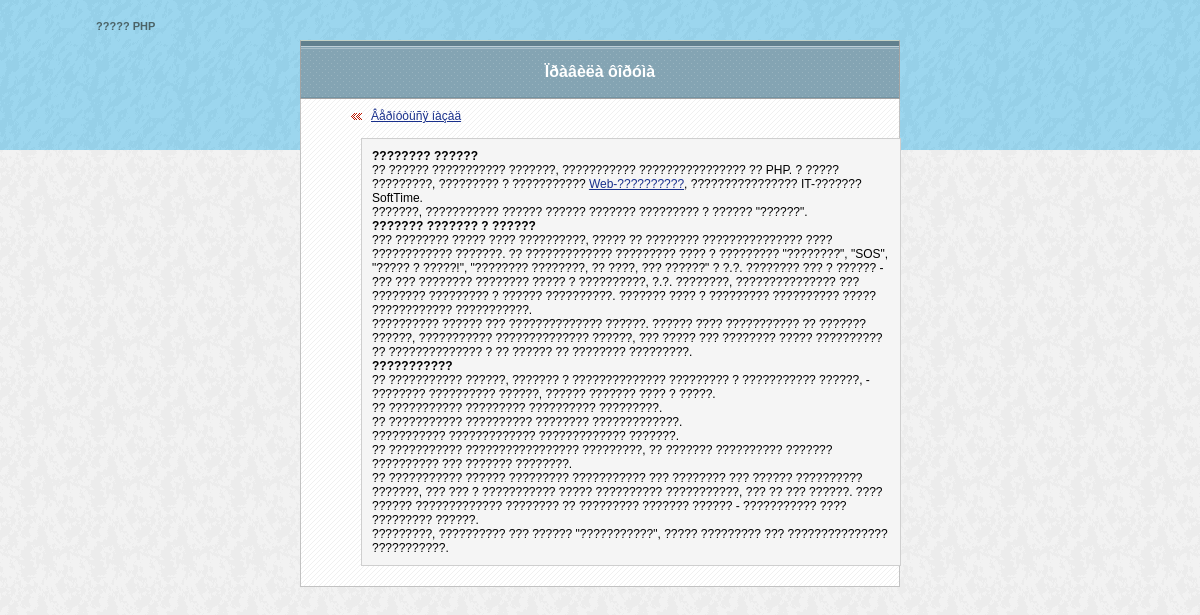
Page /source/forum/rules.php?id_forum=1 on the committed database.
### tables this page shows
CREATE TABLE liteforum_settings (
  name_forum tinytext NOT NULL,
  number_themes int(11) NOT NULL default '0',
  size_file int(11) NOT NULL default '0',
  size_photo int(10) NOT NULL default '0',
  send_mail enum('yes','no') NOT NULL default 'no',
  email tinytext NOT NULL,
  show_struct_switch enum('yes','no') NOT NULL default 'yes',
  show_forum_switch enum('yes','no') NOT NULL default 'yes',
  hello tinytext NOT NULL,
  cooktime int(10) NOT NULL default '0',
  skin tinytext NOT NULL,
  show_personally enum('yes','no') NOT NULL default 'no',
  user_email_required enum('yes','no') NOT NULL default 'no',
  email_distribution enum('yes','no') NOT NULL default 'no',
  registration_required enum('yes','no') NOT NULL default 'no',
  type_crypt enum('PLAIN','MD5','PASSWORD','OLD_PASSWORD') NOT NULL default 'MD5',
  confirm_registration enum('yes','no') NOT NULL default 'no'
);

CREATE TABLE liteforum_forums (
  id_forum int(6) NOT NULL auto_increment,
  `name` mediumtext NOT NULL,
  rule mediumtext NOT NULL,
  logo mediumtext NOT NULL,
  pos int(6) NOT NULL default '0',
  hide enum('show','hide') NOT NULL default 'show',
  PRIMARY KEY  (id_forum)
);

### source/forum/config.php (called while the page is built, shortened)
<?php
  $tbl_settings   = "liteforum_settings";
  $tbl_forums     = "liteforum_forums";
?>

### source/utils/utils.settings.php (called while the page is built, shortened)
<?php
  function get_settings()
  {
    global $tbl_settings;
    $query = "SELECT * FROM $tbl_settings";
    $set = mysql_query($query);
    if(mysql_num_rows($set)) return mysql_fetch_array($set);
    else false;
  }
?>

### source/forum/rules.php (the view, shortened to what this page needs)
<?php
  require_once("config.php");
  require_once("../utils/utils.settings.php");
  try
  {
    $nameaction = "Ïðàâèëà ôîðóìà";
    include "../utils/topforumaction.php";
    $query = "SELECT * FROM $tbl_forums
              WHERE id_forum=$_GET[id_forum]";
    $rls = mysql_query($query);
    $rules = mysql_fetch_array($rls);
    echo "<p class=linkbackbig><a href='javascript: history.back()'>Âåðíóòüñÿ íàçàä</a></p>";
    echo "<p class=remark>$rules[rule]</p>";
    require_once("../utils/bottomforumaction.php");
  }
  catch(ExceptionObject $exc)
  {
    require_once("exception_object_debug.php");
  }
  catch(ExceptionMySQL $exc)
  {
    require_once("exception_mysql_debug.php");
  }
  catch(ExceptionMember $exc)
  {
    require_once("exception_member_debug.php");
  }
?>

### source/utils/topforumaction.php (shortened to what this page needs)
<?php
  require_once("config.php");
  require_once("../utils/utils.settings.php");
  $settings = get_settings();
?>
<html>
<head>
</head>
<body class="bodyaction" topmargin="0" marginheight="0" marginwidth="0" rightmargin="0" bottommargin="0" leftmargin="0">
<table class="toplineaction" border="0" height="150" width="100%" cellpadding="0" cellspacing="0">
    <tr valign="top">
        <td height="125"><div style="position: relative; left: 8%; width: 400px"><h1 class="namepageaction"><?php echo $settings['name_forum']; ?></h1></div></td>
    </tr>
    <tr><td class="lineaction" height="25"><p class=pic>&nbsp;</td></tr>
</table>
<div style="position: absolute; top: 40px; left: 0px; width: 100%; padding: 0px" >
    <table cellpadding="0" cellspacing="0" border="0" align="center" width="50%" >
        <tr>
            <td class=headerform>
                <p class="nameaction"><? echo $nameaction; ?></p>
            </td>
        </tr>
        <tr valign="top"><td class=bodyform>

### source/skins/base/forum.css (style rules this page uses)
body, table { font-family: Arial, Helvetica, sans-serif; font-size: 12px; }
a { color: #19308C }

### source/skins/base/action.css (style rules this page uses)
.headerform { background-color: #84A4B3; background-image: url(images/header.gif); background-repeat: repeat-x; height: 59px; border-style: solid; border-width: 1px; border-color: #A2A2A2; border-top-color: #C4D2C6 }
.bodyform { background-color: #FFFFFF; background-image: url(images/paper2.gif); padding: 40px; padding-bottom: 10px; padding-top: 10px; border-style: solid; border-width: 1px; border-color: #C2C2C2; border-top-width: 0px; height: 200px }
.toplineaction { background-color: #96D0E8; background-image: url(images/fonactiontop.gif) }
.bodyaction { background-color: #ECECEC; background-image: url(images/fonbodyaction.gif); }
.namepageaction { margin-top: 20px; color: #4B6367; font-family: Arial, Helvetica, sans-serif; font-size: 11px; }
.nameaction { margin: 0px; font-size: 16px; text-align: center; color: #ffffff; font-weight: bold; padding-top: 5px }
.remark { border-style: solid; border-color: #CFCFCF; border-width: 1px; padding: 10px; width: 100%; background-color: #F5F5F5; margin-left: 20px; margin-right: 20px; margin-bottom: 10px; }
p.linkbackbig { font-size: 12px; margin: 0px; background-image: url(images/backpagecolor.gif); background-repeat: no-repeat; background-position: left; margin-left: 10px; padding-left: 20px; margin-bottom: 15px }

### rows in the picture
liteforum_settings: name_forum "????? PHP"
liteforum_forums: rule "???????? ?????? ?? ?????? ??????????? ???????, ??????????? ???????????????? ?? PHP. ? ????? ?????????, ????????? ? ??????????? Web-?????????? , ???????????????? IT-??????? SoftTime. ???????, ??????????? ?????? ?????? ??????? ????????? ? ?????? \"??????\". ??????? ??????? ? ?????? ??? ???????? ????? ???? ??????????, ????? ?? ???????? ??????????????? ???? ???????????? ???????. ?? ????????????? ????????? ???? ? ????????? \"????????\", \"SOS\", \"????? ? ?????!\", \"???????? ????????, ?? ????, ??? ??????\" ? ?.?. ???????? ??? ? ?????? - ??? ??? ???????? ???????? ????? ? ??????????, ?.?. ????????, ??????????????? ??? ???????? ????????? ? ?????? ??????????. ??????? ???? ? ????????? ?????????? ?????…"

### other values in the picture
$nameaction "Ïðàâèëà ôîðóìà"
